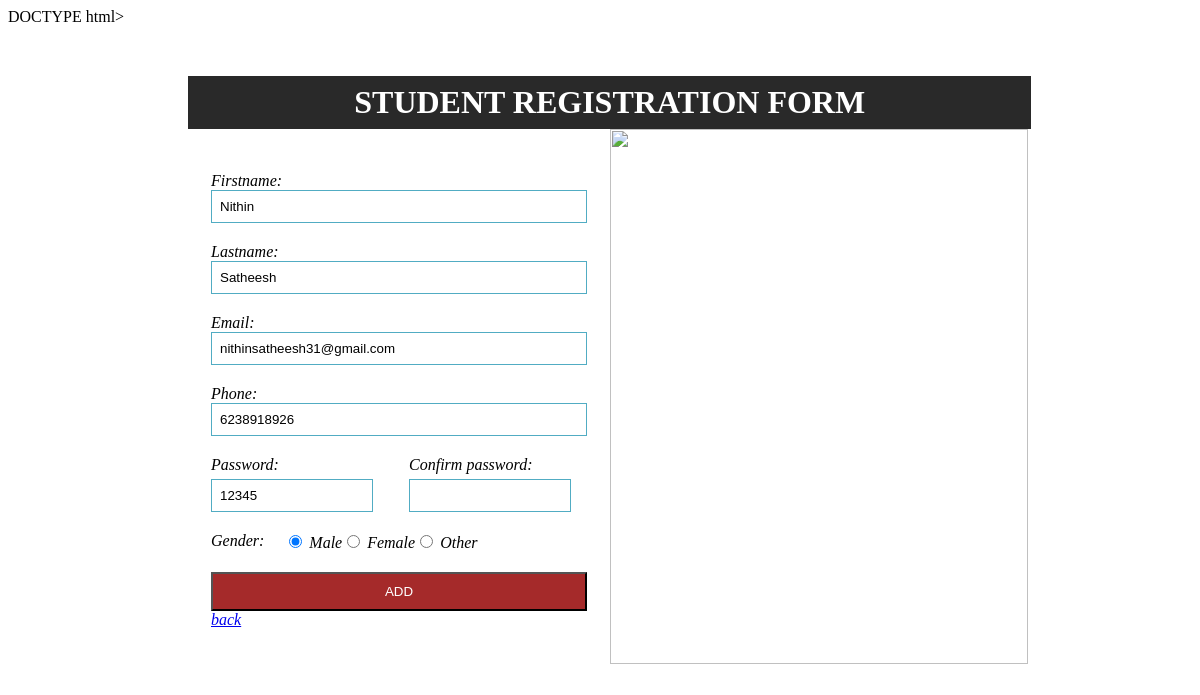
Screenshot of /update/1 with the database file from the repository.
### registerapp/models.py (models this page shows)
class table(models.Model):
    firstname=models.CharField(max_length=200,null=True)
    lastname=models.CharField(max_length=200,null=True)
    email=models.CharField(max_length=200,null=True)
    phone=models.IntegerField()
    password=models.CharField(max_length=200,null=True)
    GENDER_CHOICES = [
        ('M', 'Male'),
        ('F', 'Female'),
        ('O', 'Other'),
    ]
    gender = models.CharField(max_length=1, choices=GENDER_CHOICES)

### registerapp/views.py (the view)
# urls.py: path('update/<str:pk>',views.update,name="update"),
def update(request,pk):
    cr=table.objects.get(id=pk)
    form2=AddForm(instance=cr)
    if request.method =="POST":
        form2=AddForm(request.POST,instance=cr)
        if form2.is_valid:
            form2.save()
            return redirect("view")
    return render(request,"update.html",{'form2':form2})

### registerapp/forms.py
class AddForm(forms.ModelForm):
    gender = forms.ChoiceField(choices=table.GENDER_CHOICES, widget=forms.RadioSelect(attrs={'id':'gender'}))
    confirm_password = forms.CharField(widget=forms.PasswordInput(attrs={'class': 'form-control','id':'confirm_password'}))
    class Meta:
        model=table
        fields=('firstname','lastname','email','phone','password','confirm_password','gender')
        widgets={
            'firstname':forms.TextInput(attrs={'class':'form-control','id':'firstname'}),
            'lastname':forms.TextInput(attrs={'class':'form-control','id':'lastname'}),
            'email':forms.EmailInput(attrs={'class':'form-control','id':'email'}),
            'phone':forms.TextInput(attrs={'class':'form-control','id':'phone'}),
            'password':forms.TextInput(attrs={'class':'form-control','id':'password'}),
            'confirm_password': forms.PasswordInput(attrs={'class': 'form-control', 'id':'confirm_password'}),
        }

### templates/update.html (shortened to what this page needs)
<html lang="en">
<head>
</head>
<body>
    <form method="POST" enctype="multipart/form-data">
        <h1>STUDENT REGISTRATION FORM</h1>
        <div class="reg">
        <div class="box">
            <div class="firstname-container">
                {{ form2.firstname.label_tag }}
                {{ form2.firstname }}
            </div>
            <div class="lastname-container">
                {{ form2.lastname.label_tag }}
                {{ form2.lastname }}
            </div>
            <div class="email-container">
                {{ form2.email.label_tag }}
                {{ form2.email }}
            </div>
            <div class="phone-container">
                {{ form2.phone.label_tag }}
                {{ form2.phone }}
            </div>
        <div class="pass">
        <div class="password-container">
            {{ form2.password.label_tag }}
            {{ form2.password }}
        </div>
        <div class="confirm-container">
            {{ form2.confirm_password.label_tag }}
            {{ form2.confirm_password }}
        </div>
        </div>
        <div class="gender-container">
            {{ form2.gender.label_tag }}
            {{ form2.gender }}
        </div>
        <button type="submit" class="btn btn-primary ">ADD</button>
        <a href="/view/">back</a>
        </div>
        <div class="box2">
            <img src="https://media.istockphoto.com/id/1364392756/photo/woman-with-laptop-stock-photo.jpg?s=612x612&w=0&k=20&c=CQXXXU8mWRX_e28DpJ_ug22WSOUq35SsbCAuNL-YKWY="/>
        </div>
        </div>
    </form>
</body>
</html>

### templates/update.html (style rules this page uses)
form { margin-top: 50px; background-color: white; width: 70%; height: 590px; display:flex; flex-direction: column; margin-left: auto; margin-right: auto; font-style: italic; }
.box { padding: 23px; width: 90%; height: 100%; }
body { background: url('https://img.freepik.com/premium-photo/top-view-office-desk-with-office-tools-computer-laptop-wood-table-background-with-copy-space-generative-ai_3535-3556.jpg'); background-repeat: no-repeat; background-size:cover; width: 100%; height: 100vh; border-collapse: collapse; }
#firstname,#lastname,#email,#phone,#gender { box-sizing: border-box; width: 100%; }
#gender { display: flex; }
.form-control { border: 1.6px solid rgb(81, 172, 195); padding: 8px; }
#password, #confirm_password { display:flex; margin-right: 10px; }
label[for="password"], label[for="confirm_password"] { display: flex; margin-bottom: 5px; }
.firstname-container,.lastname-container,.email-container,.phone-container,.password-container,.confirm-container,.gender-container { margin-top: 20px; }
.pass { display: flex; }
.gender-container { display: flex; border: none; }
#gender { margin-left: 20px; }
button { margin-top: 20px; color: white; padding: 10px; background-color: brown; width: 100%; }
#password,#confirm_password { width: 91%; }
.confirm-container { margin-left: 20px; width: 100%; }
.password-container { width: 100%; }
#confirm_password { width: 91%; }
.reg { display: flex; width: 100%; height: 590px; margin-top: 0; }
.box2 { width: 100%; height: 101%; }
img { width: 100%; height: 99.3%; }
h1 { font-style: normal; padding: 8px; color: white; width: 98.5%; display: flex; justify-content: center; background-color: rgb(41, 41, 41); margin-top: 0; padding-right: -30px; margin-bottom: 0; }

### rows the page displays
table: firstname "Nithin", lastname "Satheesh", email "nithinsatheesh31@gmail.com", phone "6238918926", password "12345", gender "☑ Male ☐ Female ☐ Other"
